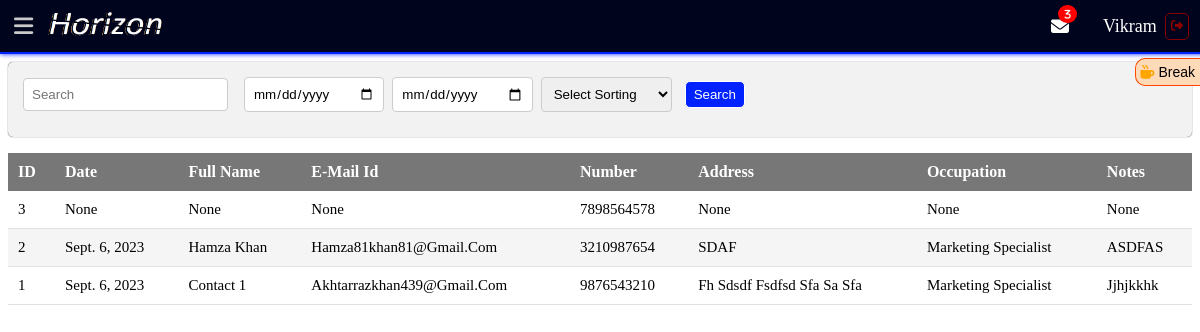
The app's page /contacts/ (signed in) with its own data.
### realestateapp/models.py (models this page shows, shortened)
class CustomUser(AbstractUser):
    USER_ROLES = [
        (1, "Admin"),
        (2, "Team Leader"),
        (3, "Agent"),
    ]
    role = models.PositiveIntegerField(choices=USER_ROLES, default=1)

class Agent(models.Model):
    auth_user = models.OneToOneField(
        CustomUser, on_delete=models.CASCADE, related_name='agent')
    username = models.CharField(max_length=150, unique=True)
    password = models.CharField(max_length=128)
    profile_pic = models.ImageField(upload_to='employ_profile_pic', null=True)
    first_name = models.CharField(max_length=100)
    last_name = models.CharField(max_length=100)
    email = models.EmailField(unique=True)
    phone_number = models.CharField(max_length=20)
    address = models.TextField()
    joining_date = models.DateField()
    sales_traget = models.CharField(blank=True,null=True,max_length=255)
    remarks = models.TextField(blank=True)
    team_leader = models.ForeignKey(
        TeamLeader, on_delete=models.CASCADE, related_name='agents')

class Contact(models.Model):
    name = models.CharField(max_length=100, null=True, blank=True)
    email = models.EmailField(null=True, blank=True)
    phone_number = models.CharField(max_length=20, null=True, blank=True)
    address = models.TextField(null=True, blank=True)
    occupation = models.CharField(max_length=100, null=True, blank=True)
    date = models.DateField(null=True, blank=True)
    notes = models.TextField(null=True, blank=True)

### realestateapp/views.py (the view)
# urls.py: path('contacts/', ContactListView.as_view(), name='contact_list'),
class ContactListView(LoginRequiredMixin, ListView):
    model = Contact
    template_name = 'contact_list.html'
    paginate_by = 50
    def get_queryset(self):
        filter_val = self.request.GET.get("filter", "")
        date_from = self.request.GET.get("date_from", "")
        date_to = self.request.GET.get("date_to", "")
        order_by = self.request.GET.get("orderby", "-id")
        contacts = Contact.objects.all()
        if filter_val:
            contacts = contacts.filter(
                Q(name__icontains=filter_val) |
                Q(id__icontains=filter_val) |
                Q(date__icontains=filter_val)
            )
        if date_from and date_to:
            date_from = datetime.strptime(date_from, "%Y-%m-%d").date()
            date_to = datetime.strptime(date_to, "%Y-%m-%d").date()
            contacts = contacts.filter(date__range=(date_from, date_to))
        contacts = contacts.order_by(order_by)
        return contacts
    def get_context_data(self, **kwargs):
        context = super().get_context_data(**kwargs)
        context["filter"] = self.request.GET.get("filter", "")
        context["orderby"] = self.request.GET.get("orderby", "-id")
        if self.request.user.is_authenticated:
            current_user = self.request.user
            ContactNotification.objects.filter(user=current_user).update(seen=True)
        return context

### template/contact_list.html (shortened to what this page needs)
{% extends 'base.html' %}
{% block content %}
<br>
<br>
<br>
<div class="form-container">
  <form method="get" action="{% url 'contact_list' %}" class="">
    <div class="form-row align-items-center">
      <div class="search">
        <input type="text" name="filter" class="form-control" placeholder="Search"
          value="{{ filter }}">
      </div>
      <div class="">
        <input type="date" name="date_from" class="form-control" placeholder="Deal Date From" value="{{ date_from }}">
      </div>
      <div class="">
        <input type="date" name="date_to" class="form-control" placeholder="Deal Date To" value="{{ date_to }}">
      </div>
      <div class="">
        <select name="orderby" class="form-control">
          <option value="" selected disabled>Select Sorting</option>
        </select>
      </div>
      <div class="">
        <button type="submit" class="btn btn-primary">Search</button>
      </div>
    </div>
  </form>
</div>
<table>
  <thead>
    <tr>
      <th>ID</th>
      <th>Date</th>
      <th>Full Name</th>
      <th>E-mail Id</th>
      <th>Number</th>
      <th>Address</th>
      <th>Occupation</th>
      <th>Notes</th>
    </tr>
  </thead>
  <tbody>
    {% for contact in object_list %}
    <tr>
      <td>{{ contact.id }}</td>
      <td>{{ contact.date }}</td>
      <td>{{ contact.name }}</td>
      <td>{{ contact.email }}</td>
      <td>{{ contact.phone_number }}</td>
      <td>{{ contact.address }}</td>
      <td>{{ contact.occupation }}</td>
      <td>
        {% if user.role != 3 %}
            <textarea name="notes" id="notes-{{ contact.pk }}">{{ contact.notes }}</textarea>
        {% else %}
            {{ contact.notes }}
        {% endif %}
      </td>
    </tr>
    {% empty %}
    <tr>
      <td colspan="12">No contacts found.</td>
    </tr>
    {% endfor %}
  </tbody>
</table>
{% endblock %}

### template/navbar.html (shortened to what this page needs)
{% load static %}
<div class="navbar">
  <div class="nav-left">
    <span id="menu-toggle" aria-label="Toggle Sidebar"><i class="fas fa-bars"></i> </span>
    {% if user.role == 1 %}
    <a href="{% url 'dashboard' %}">
      <img class="navbar-brand" src="{% static 'img/f-logo.png' %}" alt="">
    </a>
    {% elif user.role == 2 %}
    <a href="{% url 'dashboard' %}">
      <img class="navbar-brand" src="{% static 'img/f-logo.png' %}" alt="">
    </a>
    {% elif user.role == 3 %}
    <a href="{% url 'dashboard' %}">
      <img class="navbar-brand" src="{% static 'img/f-logo.png' %}" alt="">
    </a>
    {% endif %}
  </div>
  <div class="nav-right">
    {% if user.is_authenticated %}
    <div id="tea-break">
      <div class="blink">
        <div class="tea-break-icon" onclick="toggleTeaBreak()">
          <i class="fas fa-mug-hot"></i> Break
        </div>
      </div>
    </div>
    {% if user.role == 2 or user.role == 3 %}
    <a href="{% url 'inbox' %}" class="inbox">
      <i class="fas fa-solid fa-envelope">
        {% if unseen_team_leader_count %}
        <span class="notification-count">{{ unseen_team_leader_count }}</span>
        {% endif %}
      </i>
    </a>
    {% endif %}
    <p>{{ user.agent.first_name }}</p>
    <a class="sign-out" href="{% url 'user_logout' %}"><i class="fas fa-thin fa-sign-out-alt"></i></a>
    {% endif %}
  </div>
</div>

### realestateapp/static/css/base.css (style rules this page uses)
:root { --color-fade-white: #cacaca; --color-faded-white: #aaaaaa; --color-2-text: #777777; --color-secondary: #FAF1E6; --color-primary: #00041d; --button-color: #0022ff; --received-color: #0022ff88; --sent-color: #0022ff2d; --shade-: #006eff0a; }
table { border-collapse: collapse; width: 100%; text-transform: capitalize; }
table thead th { background-color: var(--color-2-text); color: #ffffff; padding: 10px; text-align: left; width: min-content; }
table tbody td { padding: 10px; border-bottom: 1px solid #e0e0e0; width: min-content; text-align: left; font-size: 15px; }
table tbody tr:nth-child(even) { background-color: #f5f5f5; width: min-content; }
input[type="text"], input[type="email"], input[type="tel"], input[type="number"], input[type="file"], input[type="password"], input[type="date"], input[type="datetime-local"], textarea, select { width: 100%; padding: 8px; border: 1px solid #ccc; border-radius: 4px; box-sizing: border-box; transition: border-color 0.3s ease; margin: 5px !important; font-family: Arial, Helvetica, sans-serif; outline: none; }
img { width: 50px; height: 50px; border-radius: 50%; }
.search { margin-right: 0.5rem !important; }
button { padding: 5px 8px; border: 1px solid #ffffff; border-radius: 5px; background-color: #0022ff; color: white; cursor: pointer; }
a { text-decoration: none; }

### realestateapp/static/css/navbar.css (style rules this page uses)
.navbar { display: flex; justify-content: space-between; align-items: center; background-color: #00041d; padding: 10px; position: fixed; top: 0; left: 0; width: 100%; height: 2rem; z-index: 999; border-bottom: 2px solid #0022ff; box-shadow: 0 0 5px #0022ff; }
.nav-left { display: flex; align-items: center; padding: 0; gap: .5rem; }
.fa-bars { font-size: 22px; color: #cacaca; font-weight: bold; padding: 4px; transition: .3s ease-in-out; cursor: pointer; }
.navbar-brand { height: 1.8rem; border-radius: 10px; transition: .3s ease-in-out; width: 120px; }
.nav-right { display: flex; flex-direction: row; justify-content: right; align-items: center; gap: .1rem; margin-right: 1rem; }
.nav-right > p { color: white; font-size: 18px; text-transform: capitalize; }
.sign-out { margin: 15px 5px ; padding: 5px; color: darkred; border: 1px solid darkred; border-radius: 5px; text-decoration: none; font-size: 12px; transition: .3s color ease-in-out; }
#tea-break { position:fixed; display: flex; flex-direction: column; top: 4.5rem; right: -0px; background: #FFDAB9; border: 1px solid #FF4500; border-right: none; border-radius: 10px; border-top-right-radius: 0; border-bottom-right-radius: 0; transform: translateY(-50%); padding:5px; z-index: 9999; transition: right 0.5s; }
.tea-break-icon { cursor: pointer; color: #000000; font-size: 14px !important; font-family: Arial, Helvetica, sans-serif !important; text-transform: capitalize !important; text-align: center; }
.fa-mug-hot { color: orange; }
.inbox { margin: 0 .5rem; color: white; font-size: 22px; }
.notification-count { position: relative; top: -15px; left: -15px; font-size: 10px; background-color: red; color: white; padding:4px 6px; border-radius: 50%; }
.fa-envelope { width: max-content; margin: auto; font-size: 18px; }

### realestateapp/static/css/lead_list.css (style rules this page uses)
.form-container { background-color: #f2f2f2; padding: 10px; border-radius: 5px; box-shadow: 0 0 1px rgb(0, 0, 0); margin-bottom: 1rem; }
.form-container .form-row { display: flex; justify-content: flex-start; gap: .5rem; align-items: center; margin-bottom: 10px; }
.form-container .form-control { margin-right: 10px; }
.form-container .btn { margin-left: 10px; }

### records on screen
CustomUser: agent.first_name "Vikram"
Contact: id "3", date "None", name "None", email "None", phone_number "7898564578", address "None", occupation "None", notes "None"
Contact: id "2", date "Sept. 6, 2023", name "Hamza Khan", email "Hamza81khan81@gmail.com", phone_number "3210987654", address "SDAF", occupation "Marketing Specialist", notes "ASDFAS"
Contact: id "1", date "Sept. 6, 2023", name "Contact 1", email "Akhtarrazkhan439@gmail.com", phone_number "9876543210", address "Fh Sdsdf Fsdfsd Sfa Sa Sfa", occupation "Marketing Specialist", notes "Jjhjkkhk"

### other values on screen
{{ unseen_team_leader_count }} "3"
